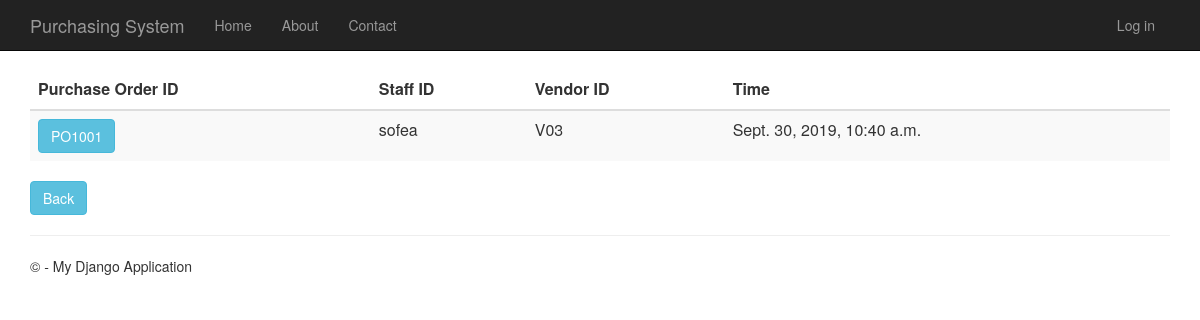
Screenshot of /purchaseorderhistory with the database file from the repository.
### PurchaseOrder/models.py (models this page shows, shortened)
class PurchaseOrder(models.Model):
    purchase_order_id = models.CharField(primary_key=True, max_length=10)
    shipping_instructions = models.TextField()
    time_created = models.DateTimeField()
    description = models.TextField(null=True,default=None, blank=True)
    total_price = models.DecimalField(max_digits=10, decimal_places=2, default=Decimal('0.00'))
    person_id = models.ForeignKey(Person)
    vendor_id = models.ForeignKey(Vendor)
    quotation_id = models.OneToOneField(Quotation)

### app/models.py (models this page shows, shortened)
class Person(models.Model):
    user_id = models.OneToOneField(User)
    person_id = models.CharField(primary_key=True, max_length=10)
    person_name = models.TextField()
    person_address = models.TextField()
    person_phone_number = models.TextField()
    person_role = models.TextField(default = 'MANAGER')

class Vendor(models.Model):
    vendor_id = models.CharField(primary_key=True, max_length=10)
    vendor_name = models.TextField()
    vendor_phone_number = models.TextField()
    vendor_address = models.TextField()
    vendor_email = models.TextField()
    def __str__(self):
        return str(self.vendor_id)

### PurchaseOrder/views.py (the view)
# urls.py: url(r'^purchaseorderhistory', PurchaseOrder.views.purchaseorderhistory, name="purchase_order_history"),
def purchaseorderhistory(request):
    purchase_orders = PurchaseOrder.objects.all()
    context = {
            'title':'Purchase Order History',
            'rows':purchase_orders
        }
    return render(request,'PurchaseOrder/purchaseorderhistory.html',context)

### PurchaseOrder/templates/PurchaseOrder/purchaseorderhistory.html
{% extends "app/layout.html" %}
{% block content %}
<div class="purcahseorderhistory margintop" >
    <form action="purchaseorderhistorydetails" method="GET">
        <table class="table table-striped margintop">
          <thead>
            <tr>
              <th scope="col" class="fontlabel">Purchase Order ID</th>
              <th scope="col" class="fontlabel">Staff ID</th>
              <th scope="col" class="fontlabel">Vendor ID</th>
              <th scope="col" class="fontlabel">Time</th>
            </tr>
          </thead>
          <tbody>
              {% for r in rows %}
            <tr>
                 <td><button type="submit" name="po_id" value="{{r.purchase_order_id}}" class="btn btn-info" >{{r.purchase_order_id}}</button></td>
                 <td>{{r.person_id.person_id}}</td>
                 <td>{{r.vendor_id}}</td>
                 <td>{{r.time_created}}</td>
            </tr>
              {% endfor %}
          </tbody>
        </table>
    </form>
    <form action="menu">
        <div class="margintop">
            <button type="submit" class="btn btn-info" >Back</button>
        </div>
    </form>
</div>
{% endblock %}

### app/static/app/content/site.css (style rules this page uses)
body { padding-top: 50px; padding-bottom: 20px; }

### rows the page displays
PurchaseOrder: purchase_order_id "PO1001", person_id.person_id "sofea", vendor_id "V03", time_created "Sept. 30, 2019, 10:40 a.m."
